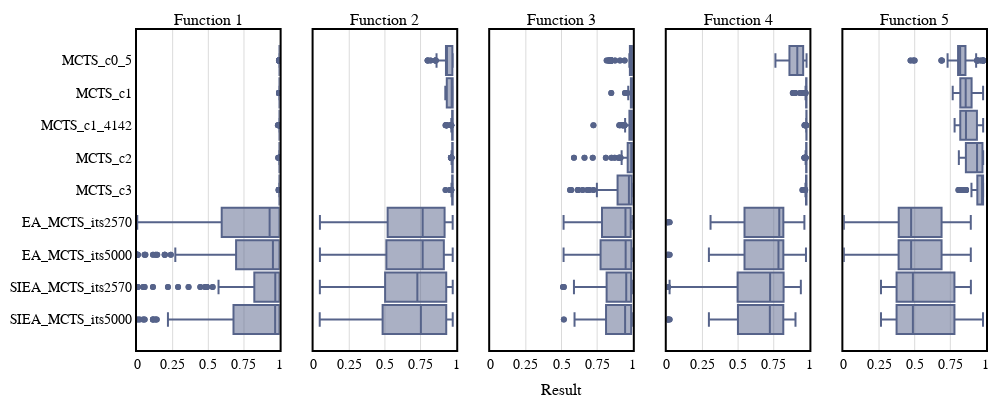
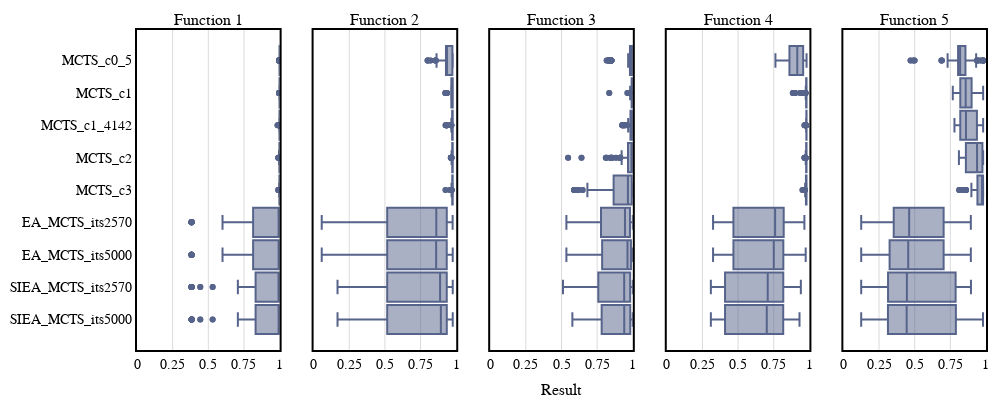

These figures' notebook cell, in order:
### Code cell
#CP: FOP boxplot best reward path

#define variables
#logs_path = os.path.join("Outputs","FO_single_decision_4")
titles = ["Highest reward node-based result by MCTS variant", "Most visited node-based result by MCTS variant"]
boxplot_data = ["eval_of_max_reward_leaf_node", "eval_of_max_visits_leaf_node"]
x_axes_names = ["Highest reward node", "Most visited node"]
#filter_out = {"player_name":["SIEA2_MCTS_its2570", "SIEA2_MCTS_its5000"]}
assert len(titles) == len(boxplot_data), "Titles and boxplot_data must have the same length"

for i in range(len(titles)):
    logs = lm.read_csv(os.path.join(logs_path, "logs_by_run.csv"))
    title_text = titles[i]
    y_columns = [boxplot_data[i]]
    plot_separation_column = "Function_index"
    x_column = "player_name"
    #sort dataset according to order:
    logs["player_name"] = pd.Categorical(logs["player_name"], data_order)
    logs = logs.sort_values("player_name")

    #change SIEA2_its2570 for EA2_its2570
    for name_replace in name_replaces.keys():
         logs["player_name"] = logs["player_name"].replace(name_replace, name_replaces[name_replace])
    #logs["player_name"] = logs["player_name"].replace("SIEA2_MCTS_its2570", "EA_MCTS2_its2570")
    #logs["player_name"] = logs["player_name"].replace("SIEA2_MCTS_its5000", "EA_MCTS2_its5000")

    #filters
    logs = logs[logs["player_name"] != "EA_MCTS2_its2570"]
    logs = logs[logs["player_name"] != "EA_MCTS2_its5000"]
    logs = logs[logs["player_name"] != "EA_MCTS2_its7430"]
    

    #Calculate uniques
    plot_identifiers = logs[plot_separation_column].unique()
    #sort plot identifiers
    plot_identifiers = sorted(plot_identifiers, key=lambda x: x)
    #box_group_identifiers = logs[box_group_column].unique()
    print("plot_identifiers", plot_identifiers)
    #print("box_group_identifiers", box_group_identifiers)

    #Create figure
    n_rows = len(y_columns)
    fig = make_subplots(rows=n_rows
                            ,cols=len(plot_identifiers)
                            ,shared_xaxes=True
                            ,shared_yaxes=True
                            #,vertical_spacing=0.04
                            #,row_heights=[1/n_rows for _ in range(n_rows)]
                            ,subplot_titles = ["Function " + str(i+1) for i in plot_identifiers]*n_rows
                            #, specs=[[{"secondary_y": True}] for _ in range(n_plots+1)]
                            ,x_title="Result"
                            #,y_title='Max reward path'
                            #,print_grid=True
                            )

    for row, y_column in enumerate(y_columns):
        for col, plot_identifier in enumerate(plot_identifiers):
            #for group_id, box_group_identifier in enumerate(box_group_identifiers):
                data = logs[logs[plot_separation_column] == plot_identifier]
                #data = data[data[box_group_column] == box_group_identifier]
            
                fig.add_trace(go.Box(x=data[y_column]#[0 for _ in range(len(data))]#data[x_column]
                                    ,y=data[x_column]
                                    #,name=str(box_group_identifier)
                                    , width=0.9
                                    ,showlegend=False#row==0
                                    #,legendgroup=str(box_group_identifier)
                                    ,orientation = "h"
                                    , marker={"color":colors[1]}
                                    )
                                ,row=row + 1
                                ,col=col + 1)

    fig.update_layout(margin=dict(l=70, r=10, t=30, b=50)
                            ,width=1000
                            ,height=400
                            ,plot_bgcolor='rgba(0,0,0,0)'
                            #,plot_bgcolor="lightgray"
                            #,boxmode='group'
                            ,font = dict(family = "Arial", size = 14, color = "black")
                            ,legend=dict(
                                title = "Rewards by MCTS variant"
                                ,orientation="h"
                                ,yanchor="top"
                                ,y=-0.075
                                ,xanchor="center"
                                ,x=0.4
                                ,bgcolor="white"#"lightgray"#"rgba(200, 255, 255, 0.8)"
                                ,font = dict(family = "Arial", size = 14, color = "black")
                                ,bordercolor="Black"
                                ,borderwidth=2
                                ,itemsizing='trace'
                                ,itemwidth = 30
                                ) 
                            )
    fig.update_layout(boxmode='group')
    fig.update_xaxes(showline=True
                            , linewidth=2
                            , linecolor='black'
                            , mirror=True
                            ,showgrid=True
                            , gridcolor="black"
                            , gridwidth=0.15
                            #, nticks=5
                            ,tickmode = 'linear'
                            ,tick0 = 0
                            , dtick=0.25
                            ,range= [0,1]
                            )

    fig.update_yaxes(showline=True
                        ,mirror=True
                        , linewidth=2
                        , linecolor='black'
                        )
    #give title to the plot
    #fig.update_layout(title_text=title_text)

    fig.write_image(os.path.join(logs_path, title_text.replace(" ", "_").replace("-","_")+"_siea1.png"))
    fig.show()

### Figure 1 — Plotly figure (JSON) as saved in the notebook; plotly's stock layout.template omitted (floating-point values rounded to 4 significant figures; data arrays with more than 128 entries replaced by an {"elided": "..."} marker saying what was removed)
{"data": [{"marker": {"color": "#56638A"}, "orientation": "h", "showlegend": false, "type": "box", "width": 0.9, "x": {"elided": "2000 float values"}, "xaxis": "x", "y": {"elided": "2000 str values"}, "yaxis": "y"}, {"marker": {"color": "#56638A"}, "orientation": "h", "showlegend": false, "type": "box", "width": 0.9, "x": {"elided": "2000 float values"}, "xaxis": "x2", "y": {"elided": "2000 str values"}, "yaxis": "y2"}, {"marker": {"color": "#56638A"}, "orientation": "h", "showlegend": false, "type": "box", "width": 0.9, "x": {"elided": "2000 float values"}, "xaxis": "x3", "y": {"elided": "2000 str values"}, "yaxis": "y3"}, {"marker": {"color": "#56638A"}, "orientation": "h", "showlegend": false, "type": "box", "width": 0.9, "x": {"elided": "2000 float values"}, "xaxis": "x4", "y": {"elided": "2000 str values"}, "yaxis": "y4"}, {"marker": {"color": "#56638A"}, "orientation": "h", "showlegend": false, "type": "box", "width": 0.9, "x": {"elided": "2000 float values"}, "xaxis": "x5", "y": {"elided": "2000 str values"}, "yaxis": "y5"}], "layout": {"annotations": [{"font": {"size": 16}, "showarrow": false, "text": "Function 1", "x": 0.084, "xanchor": "center", "xref": "paper", "y": 1, "yanchor": "bottom", "yref": "paper"}, {"font": {"size": 16}, "showarrow": false, "text": "Function 2", "x": 0.292, "xanchor": "center", "xref": "paper", "y": 1, "yanchor": "bottom", "yref": "paper"}, {"font": {"size": 16}, "showarrow": false, "text": "Function 3", "x": 0.5, "xanchor": "center", "xref": "paper", "y": 1, "yanchor": "bottom", "yref": "paper"}, {"font": {"size": 16}, "showarrow": false, "text": "Function 4", "x": 0.708, "xanchor": "center", "xref": "paper", "y": 1, "yanchor": "bottom", "yref": "paper"}, {"font": {"size": 16}, "showarrow": false, "text": "Function 5", "x": 0.916, "xanchor": "center", "xref": "paper", "y": 1, "yanchor": "bottom", "yref": "paper"}, {"font": {"size": 16}, "showarrow": false, "text": "Result", "x": 0.5, "xanchor": "center", "xref": "paper", "y": 0, "yanchor": "top", "yref": "paper", "yshift": -30}], "boxmode": "group", "font": {"color": "black", "family": "Arial", "size": 14}, "height": 400, "legend": {"bgcolor": "white", "bordercolor": "Black", "borderwidth": 2, "font": {"color": "black", "family": "Arial", "size": 14}, "itemsizing": "trace", "itemwidth": 30, "orientation": "h", "title": {"text": "Rewards by MCTS variant"}, "x": 0.4, "xanchor": "center", "y": -0.075, "yanchor": "top"}, "margin": {"b": 50, "l": 70, "r": 10, "t": 30}, "plot_bgcolor": "rgba(0,0,0,0)", "width": 1000, "xaxis": {"anchor": "y", "domain": [0, 0.168], "dtick": 0.25, "gridcolor": "black", "gridwidth": 0.15, "linecolor": "black", "linewidth": 2, "mirror": true, "range": [0, 1], "showgrid": true, "showline": true, "tick0": 0, "tickmode": "linear"}, "xaxis2": {"anchor": "y2", "domain": [0.208, 0.376], "dtick": 0.25, "gridcolor": "black", "gridwidth": 0.15, "linecolor": "black", "linewidth": 2, "mirror": true, "range": [0, 1], "showgrid": true, "showline": true, "tick0": 0, "tickmode": "linear"}, "xaxis3": {"anchor": "y3", "domain": [0.416, 0.584], "dtick": 0.25, "gridcolor": "black", "gridwidth": 0.15, "linecolor": "black", "linewidth": 2, "mirror": true, "range": [0, 1], "showgrid": true, "showline": true, "tick0": 0, "tickmode": "linear"}, "xaxis4": {"anchor": "y4", "domain": [0.624, 0.792], "dtick": 0.25, "gridcolor": "black", "gridwidth": 0.15, "linecolor": "black", "linewidth": 2, "mirror": true, "range": [0, 1], "showgrid": true, "showline": true, "tick0": 0, "tickmode": "linear"}, "xaxis5": {"anchor": "y5", "domain": [0.832, 1], "dtick": 0.25, "gridcolor": "black", "gridwidth": 0.15, "linecolor": "black", "linewidth": 2, "mirror": true, "range": [0, 1], "showgrid": true, "showline": true, "tick0": 0, "tickmode": "linear"}, "yaxis": {"anchor": "x", "domain": [0, 1], "linecolor": "black", "linewidth": 2, "mirror": true, "showline": true}, "yaxis2": {"anchor": "x2", "domain": [0, 1], "linecolor": "black", "linewidth": 2, "matches": "y", "mirror": true, "showline": true, "showticklabels": false}, "yaxis3": {"anchor": "x3", "domain": [0, 1], "linecolor": "black", "linewidth": 2, "matches": "y", "mirror": true, "showline": true, "showticklabels": false}, "yaxis4": {"anchor": "x4", "domain": [0, 1], "linecolor": "black", "linewidth": 2, "matches": "y", "mirror": true, "showline": true, "showticklabels": false}, "yaxis5": {"anchor": "x5", "domain": [0, 1], "linecolor": "black", "linewidth": 2, "matches": "y", "mirror": true, "showline": true, "showticklabels": false}}}

### Figure 2 — Plotly figure (JSON) as saved in the notebook; plotly's stock layout.template omitted (floating-point values rounded to 4 significant figures; data arrays with more than 128 entries replaced by an {"elided": "..."} marker saying what was removed)
{"data": [{"marker": {"color": "#56638A"}, "orientation": "h", "showlegend": false, "type": "box", "width": 0.9, "x": {"elided": "2000 float values"}, "xaxis": "x", "y": {"elided": "2000 str values"}, "yaxis": "y"}, {"marker": {"color": "#56638A"}, "orientation": "h", "showlegend": false, "type": "box", "width": 0.9, "x": {"elided": "2000 float values"}, "xaxis": "x2", "y": {"elided": "2000 str values"}, "yaxis": "y2"}, {"marker": {"color": "#56638A"}, "orientation": "h", "showlegend": false, "type": "box", "width": 0.9, "x": {"elided": "2000 float values"}, "xaxis": "x3", "y": {"elided": "2000 str values"}, "yaxis": "y3"}, {"marker": {"color": "#56638A"}, "orientation": "h", "showlegend": false, "type": "box", "width": 0.9, "x": {"elided": "2000 float values"}, "xaxis": "x4", "y": {"elided": "2000 str values"}, "yaxis": "y4"}, {"marker": {"color": "#56638A"}, "orientation": "h", "showlegend": false, "type": "box", "width": 0.9, "x": {"elided": "2000 float values"}, "xaxis": "x5", "y": {"elided": "2000 str values"}, "yaxis": "y5"}], "layout": {"annotations": [{"font": {"size": 16}, "showarrow": false, "text": "Function 1", "x": 0.084, "xanchor": "center", "xref": "paper", "y": 1, "yanchor": "bottom", "yref": "paper"}, {"font": {"size": 16}, "showarrow": false, "text": "Function 2", "x": 0.292, "xanchor": "center", "xref": "paper", "y": 1, "yanchor": "bottom", "yref": "paper"}, {"font": {"size": 16}, "showarrow": false, "text": "Function 3", "x": 0.5, "xanchor": "center", "xref": "paper", "y": 1, "yanchor": "bottom", "yref": "paper"}, {"font": {"size": 16}, "showarrow": false, "text": "Function 4", "x": 0.708, "xanchor": "center", "xref": "paper", "y": 1, "yanchor": "bottom", "yref": "paper"}, {"font": {"size": 16}, "showarrow": false, "text": "Function 5", "x": 0.916, "xanchor": "center", "xref": "paper", "y": 1, "yanchor": "bottom", "yref": "paper"}, {"font": {"size": 16}, "showarrow": false, "text": "Result", "x": 0.5, "xanchor": "center", "xref": "paper", "y": 0, "yanchor": "top", "yref": "paper", "yshift": -30}], "boxmode": "group", "font": {"color": "black", "family": "Arial", "size": 14}, "height": 400, "legend": {"bgcolor": "white", "bordercolor": "Black", "borderwidth": 2, "font": {"color": "black", "family": "Arial", "size": 14}, "itemsizing": "trace", "itemwidth": 30, "orientation": "h", "title": {"text": "Rewards by MCTS variant"}, "x": 0.4, "xanchor": "center", "y": -0.075, "yanchor": "top"}, "margin": {"b": 50, "l": 70, "r": 10, "t": 30}, "plot_bgcolor": "rgba(0,0,0,0)", "width": 1000, "xaxis": {"anchor": "y", "domain": [0, 0.168], "dtick": 0.25, "gridcolor": "black", "gridwidth": 0.15, "linecolor": "black", "linewidth": 2, "mirror": true, "range": [0, 1], "showgrid": true, "showline": true, "tick0": 0, "tickmode": "linear"}, "xaxis2": {"anchor": "y2", "domain": [0.208, 0.376], "dtick": 0.25, "gridcolor": "black", "gridwidth": 0.15, "linecolor": "black", "linewidth": 2, "mirror": true, "range": [0, 1], "showgrid": true, "showline": true, "tick0": 0, "tickmode": "linear"}, "xaxis3": {"anchor": "y3", "domain": [0.416, 0.584], "dtick": 0.25, "gridcolor": "black", "gridwidth": 0.15, "linecolor": "black", "linewidth": 2, "mirror": true, "range": [0, 1], "showgrid": true, "showline": true, "tick0": 0, "tickmode": "linear"}, "xaxis4": {"anchor": "y4", "domain": [0.624, 0.792], "dtick": 0.25, "gridcolor": "black", "gridwidth": 0.15, "linecolor": "black", "linewidth": 2, "mirror": true, "range": [0, 1], "showgrid": true, "showline": true, "tick0": 0, "tickmode": "linear"}, "xaxis5": {"anchor": "y5", "domain": [0.832, 1], "dtick": 0.25, "gridcolor": "black", "gridwidth": 0.15, "linecolor": "black", "linewidth": 2, "mirror": true, "range": [0, 1], "showgrid": true, "showline": true, "tick0": 0, "tickmode": "linear"}, "yaxis": {"anchor": "x", "domain": [0, 1], "linecolor": "black", "linewidth": 2, "mirror": true, "showline": true}, "yaxis2": {"anchor": "x2", "domain": [0, 1], "linecolor": "black", "linewidth": 2, "matches": "y", "mirror": true, "showline": true, "showticklabels": false}, "yaxis3": {"anchor": "x3", "domain": [0, 1], "linecolor": "black", "linewidth": 2, "matches": "y", "mirror": true, "showline": true, "showticklabels": false}, "yaxis4": {"anchor": "x4", "domain": [0, 1], "linecolor": "black", "linewidth": 2, "matches": "y", "mirror": true, "showline": true, "showticklabels": false}, "yaxis5": {"anchor": "x5", "domain": [0, 1], "linecolor": "black", "linewidth": 2, "matches": "y", "mirror": true, "showline": true, "showticklabels": false}}}
